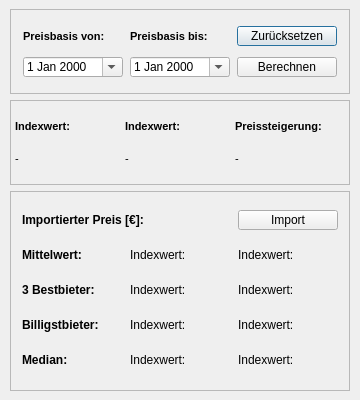
<?xml version="1.0" encoding="UTF-8"?>
<ui version="4.0">
 <class>IndexRechner</class>
 <widget class="QDialog" name="IndexRechner">
  <property name="geometry">
   <rect>
    <x>0</x>
    <y>0</y>
    <width>360</width>
    <height>400</height>
   </rect>
  </property>
  <property name="minimumSize">
   <size>
    <width>360</width>
    <height>400</height>
   </size>
  </property>
  <property name="maximumSize">
   <size>
    <width>360</width>
    <height>400</height>
   </size>
  </property>
  <property name="windowTitle">
   <string>Dialog</string>
  </property>
  <property name="styleSheet">
   <string notr="true">/*
*{
	font-family:segoe ui;
	font-size:12px;
}
QWidget#widget{
	background: #d0d6da;
}

QMenuBar{
	font-size:12px;
	background: #e7eaec;
}

QMenu{
	font-size:12px;
}

QPushButton{
	font-size:12px;
	background:#b8c0c6;
	border-style: solid;
	border-radius: 5px;
}

QPushButton:hover{
	font-size:12px;
	background:#d0d6da;
	border-style: solid;
	border-radius: 5px;
}

QPushButton:pressed{
	font-size:12px;
	background:#a1abb1;
	border-style: solid;
	border-radius: 5px;
    padding-top: 1px;
    padding-left: 2px;
}

QLabel{
	font-size:12px;
}

QDateEdit{
	font-size:12px;
	border-style: solid;
	border-radius: 5px;
}

QDateEdit::drop-down {
    subcontrol-origin: padding;
    subcontrol-position: top right;
    width: 20px;
	background: #d0d6da;

    border-left-width: 1px;
    border-left-color: #e7eaec;
    border-left-style: solid;
    border-top-right-radius: 3px; 
    border-bottom-right-radius: 3px;
}

QDateEdit::down-arrow {
    image: url('//firma.local/dfs/Laufwerk-Z/Daten - Intern/Kosten/09 SQL Preisdatenbank/07_Python Oberfläche/qss/down-arrow.png');
    width: 10px;
    height: 10px;
}

QDateEdit::down-arrow:on {
    top: 1px;
    left: 1px;
}

QDateEdit QAbstractItemView:enabled {
	color: #000000;
	background: #e7eaec;
	selection-color: #000000;
	selection-background-color: #d0d6da;
}

QDateEdit QWidget#qt_calendar_navigationbar {
	color: #000000;
	background-color: #b8c0c6;
}



QFrame#fraPreissteigerung, QFrame#fraBerechnung, QFrame#fraImport {
    border-radius: 20px;
    background: #e7eaec;
}



QLabel {
    border-radius: 0px;
    background: #e7eaec;
}
*/
</string>
  </property>
  <layout class="QGridLayout" name="gridLayout">
   <property name="leftMargin">
    <number>0</number>
   </property>
   <property name="topMargin">
    <number>0</number>
   </property>
   <property name="rightMargin">
    <number>0</number>
   </property>
   <property name="bottomMargin">
    <number>0</number>
   </property>
   <property name="spacing">
    <number>5</number>
   </property>
   <item row="0" column="0">
    <widget class="QFrame" name="frame">
     <layout class="QGridLayout" name="gridLayout_5">
      <item row="0" column="0">
       <widget class="QFrame" name="fraPreissteigerung">
        <property name="minimumSize">
         <size>
          <width>340</width>
          <height>85</height>
         </size>
        </property>
        <property name="maximumSize">
         <size>
          <width>500</width>
          <height>85</height>
         </size>
        </property>
        <property name="frameShape">
         <enum>QFrame::StyledPanel</enum>
        </property>
        <property name="frameShadow">
         <enum>QFrame::Raised</enum>
        </property>
        <layout class="QGridLayout" name="gridLayout_2">
         <property name="leftMargin">
          <number>10</number>
         </property>
         <property name="topMargin">
          <number>10</number>
         </property>
         <property name="rightMargin">
          <number>10</number>
         </property>
         <property name="bottomMargin">
          <number>10</number>
         </property>
         <property name="spacing">
          <number>5</number>
         </property>
         <item row="1" column="1">
          <widget class="QDateEdit" name="datIndexBis">
           <property name="minimumSize">
            <size>
             <width>100</width>
             <height>20</height>
            </size>
           </property>
           <property name="maximumSize">
            <size>
             <width>100</width>
             <height>20</height>
            </size>
           </property>
           <property name="font">
            <font>
             <family>Segoe UI</family>
            </font>
           </property>
           <property name="calendarPopup">
            <bool>true</bool>
           </property>
          </widget>
         </item>
         <item row="0" column="1">
          <widget class="QLabel" name="lblLabel6">
           <property name="minimumSize">
            <size>
             <width>100</width>
             <height>20</height>
            </size>
           </property>
           <property name="maximumSize">
            <size>
             <width>100</width>
             <height>20</height>
            </size>
           </property>
           <property name="font">
            <font>
             <family>Segoe UI</family>
             <pointsize>8</pointsize>
             <weight>75</weight>
             <bold>true</bold>
            </font>
           </property>
           <property name="text">
            <string>Preisbasis bis:</string>
           </property>
          </widget>
         </item>
         <item row="0" column="2">
          <widget class="QPushButton" name="cmdRefresh">
           <property name="minimumSize">
            <size>
             <width>100</width>
             <height>20</height>
            </size>
           </property>
           <property name="maximumSize">
            <size>
             <width>100</width>
             <height>20</height>
            </size>
           </property>
           <property name="font">
            <font>
             <family>Segoe UI</family>
            </font>
           </property>
           <property name="text">
            <string>Zurücksetzen</string>
           </property>
           <property name="iconSize">
            <size>
             <width>16</width>
             <height>16</height>
            </size>
           </property>
          </widget>
         </item>
         <item row="0" column="0">
          <widget class="QLabel" name="lblLabel5">
           <property name="minimumSize">
            <size>
             <width>100</width>
             <height>20</height>
            </size>
           </property>
           <property name="maximumSize">
            <size>
             <width>100</width>
             <height>20</height>
            </size>
           </property>
           <property name="font">
            <font>
             <family>Segoe UI</family>
             <pointsize>8</pointsize>
             <weight>75</weight>
             <bold>true</bold>
            </font>
           </property>
           <property name="text">
            <string>Preisbasis von:</string>
           </property>
          </widget>
         </item>
         <item row="1" column="0">
          <widget class="QDateEdit" name="datIndexVon">
           <property name="minimumSize">
            <size>
             <width>100</width>
             <height>20</height>
            </size>
           </property>
           <property name="maximumSize">
            <size>
             <width>100</width>
             <height>20</height>
            </size>
           </property>
           <property name="font">
            <font>
             <family>Segoe UI</family>
            </font>
           </property>
           <property name="currentSection">
            <enum>QDateTimeEdit::DaySection</enum>
           </property>
           <property name="calendarPopup">
            <bool>true</bool>
           </property>
          </widget>
         </item>
         <item row="1" column="2">
          <widget class="QPushButton" name="cmdCalc">
           <property name="minimumSize">
            <size>
             <width>100</width>
             <height>20</height>
            </size>
           </property>
           <property name="maximumSize">
            <size>
             <width>100</width>
             <height>20</height>
            </size>
           </property>
           <property name="font">
            <font>
             <family>Segoe UI</family>
            </font>
           </property>
           <property name="text">
            <string>Berechnen</string>
           </property>
           <property name="iconSize">
            <size>
             <width>16</width>
             <height>16</height>
            </size>
           </property>
          </widget>
         </item>
        </layout>
       </widget>
      </item>
      <item row="1" column="0">
       <widget class="QFrame" name="fraBerechnung">
        <property name="minimumSize">
         <size>
          <width>340</width>
          <height>85</height>
         </size>
        </property>
        <property name="maximumSize">
         <size>
          <width>500</width>
          <height>85</height>
         </size>
        </property>
        <property name="frameShape">
         <enum>QFrame::StyledPanel</enum>
        </property>
        <property name="frameShadow">
         <enum>QFrame::Raised</enum>
        </property>
        <layout class="QGridLayout" name="gridLayout_3">
         <property name="leftMargin">
          <number>0</number>
         </property>
         <item row="0" column="0">
          <widget class="QLabel" name="lblLabel5_2">
           <property name="minimumSize">
            <size>
             <width>100</width>
             <height>20</height>
            </size>
           </property>
           <property name="maximumSize">
            <size>
             <width>100</width>
             <height>20</height>
            </size>
           </property>
           <property name="font">
            <font>
             <family>Segoe UI</family>
             <pointsize>8</pointsize>
             <weight>75</weight>
             <bold>true</bold>
            </font>
           </property>
           <property name="text">
            <string>Indexwert:</string>
           </property>
          </widget>
         </item>
         <item row="0" column="1">
          <widget class="QLabel" name="lblLabel6_2">
           <property name="minimumSize">
            <size>
             <width>100</width>
             <height>20</height>
            </size>
           </property>
           <property name="maximumSize">
            <size>
             <width>100</width>
             <height>20</height>
            </size>
           </property>
           <property name="font">
            <font>
             <family>Segoe UI</family>
             <pointsize>8</pointsize>
             <weight>75</weight>
             <bold>true</bold>
            </font>
           </property>
           <property name="text">
            <string>Indexwert:</string>
           </property>
          </widget>
         </item>
         <item row="0" column="2">
          <widget class="QLabel" name="lblLabel6_4">
           <property name="minimumSize">
            <size>
             <width>100</width>
             <height>20</height>
            </size>
           </property>
           <property name="maximumSize">
            <size>
             <width>100</width>
             <height>20</height>
            </size>
           </property>
           <property name="font">
            <font>
             <family>Segoe UI</family>
             <pointsize>8</pointsize>
             <weight>75</weight>
             <bold>true</bold>
            </font>
           </property>
           <property name="text">
            <string>Preissteigerung:</string>
           </property>
          </widget>
         </item>
         <item row="1" column="0">
          <widget class="QLabel" name="lblIndexVon">
           <property name="minimumSize">
            <size>
             <width>100</width>
             <height>20</height>
            </size>
           </property>
           <property name="maximumSize">
            <size>
             <width>100</width>
             <height>20</height>
            </size>
           </property>
           <property name="font">
            <font>
             <family>Segoe UI</family>
             <pointsize>8</pointsize>
             <weight>50</weight>
             <bold>false</bold>
            </font>
           </property>
           <property name="text">
            <string>-</string>
           </property>
          </widget>
         </item>
         <item row="1" column="1">
          <widget class="QLabel" name="lblIndexBis">
           <property name="minimumSize">
            <size>
             <width>100</width>
             <height>20</height>
            </size>
           </property>
           <property name="maximumSize">
            <size>
             <width>100</width>
             <height>20</height>
            </size>
           </property>
           <property name="font">
            <font>
             <family>Segoe UI</family>
             <pointsize>8</pointsize>
             <weight>50</weight>
             <bold>false</bold>
            </font>
           </property>
           <property name="text">
            <string>-</string>
           </property>
          </widget>
         </item>
         <item row="1" column="2">
          <widget class="QLabel" name="lblPreissteigerung">
           <property name="minimumSize">
            <size>
             <width>100</width>
             <height>20</height>
            </size>
           </property>
           <property name="maximumSize">
            <size>
             <width>100</width>
             <height>20</height>
            </size>
           </property>
           <property name="font">
            <font>
             <family>Segoe UI</family>
             <pointsize>8</pointsize>
             <weight>50</weight>
             <bold>false</bold>
            </font>
           </property>
           <property name="text">
            <string>-</string>
           </property>
          </widget>
         </item>
        </layout>
       </widget>
      </item>
      <item row="2" column="0">
       <widget class="QFrame" name="fraImport">
        <property name="minimumSize">
         <size>
          <width>340</width>
          <height>200</height>
         </size>
        </property>
        <property name="maximumSize">
         <size>
          <width>340</width>
          <height>200</height>
         </size>
        </property>
        <property name="frameShape">
         <enum>QFrame::StyledPanel</enum>
        </property>
        <property name="frameShadow">
         <enum>QFrame::Raised</enum>
        </property>
        <layout class="QGridLayout" name="gridLayout_4">
         <item row="3" column="2">
          <widget class="QLabel" name="lblBilligstVAL">
           <property name="minimumSize">
            <size>
             <width>100</width>
             <height>20</height>
            </size>
           </property>
           <property name="maximumSize">
            <size>
             <width>100</width>
             <height>20</height>
            </size>
           </property>
           <property name="font">
            <font>
             <family>Segoe UI</family>
             <pointsize>9</pointsize>
             <weight>50</weight>
             <bold>false</bold>
            </font>
           </property>
           <property name="text">
            <string>Indexwert:</string>
           </property>
          </widget>
         </item>
         <item row="3" column="1">
          <widget class="QLabel" name="lblBilligst">
           <property name="minimumSize">
            <size>
             <width>100</width>
             <height>20</height>
            </size>
           </property>
           <property name="maximumSize">
            <size>
             <width>100</width>
             <height>20</height>
            </size>
           </property>
           <property name="font">
            <font>
             <family>Segoe UI</family>
             <pointsize>9</pointsize>
             <weight>50</weight>
             <bold>false</bold>
            </font>
           </property>
           <property name="text">
            <string>Indexwert:</string>
           </property>
          </widget>
         </item>
         <item row="1" column="1">
          <widget class="QLabel" name="lblMittelwert">
           <property name="minimumSize">
            <size>
             <width>100</width>
             <height>20</height>
            </size>
           </property>
           <property name="maximumSize">
            <size>
             <width>100</width>
             <height>20</height>
            </size>
           </property>
           <property name="font">
            <font>
             <family>Segoe UI</family>
             <pointsize>9</pointsize>
             <weight>50</weight>
             <bold>false</bold>
            </font>
           </property>
           <property name="text">
            <string>Indexwert:</string>
           </property>
          </widget>
         </item>
         <item row="4" column="1">
          <widget class="QLabel" name="lblMedian">
           <property name="minimumSize">
            <size>
             <width>100</width>
             <height>20</height>
            </size>
           </property>
           <property name="maximumSize">
            <size>
             <width>100</width>
             <height>20</height>
            </size>
           </property>
           <property name="font">
            <font>
             <family>Segoe UI</family>
             <pointsize>9</pointsize>
             <weight>50</weight>
             <bold>false</bold>
            </font>
           </property>
           <property name="text">
            <string>Indexwert:</string>
           </property>
          </widget>
         </item>
         <item row="0" column="2">
          <widget class="QPushButton" name="cmdImport">
           <property name="minimumSize">
            <size>
             <width>100</width>
             <height>20</height>
            </size>
           </property>
           <property name="maximumSize">
            <size>
             <width>100</width>
             <height>20</height>
            </size>
           </property>
           <property name="font">
            <font>
             <family>segoe ui</family>
            </font>
           </property>
           <property name="text">
            <string>Import</string>
           </property>
           <property name="iconSize">
            <size>
             <width>16</width>
             <height>16</height>
            </size>
           </property>
          </widget>
         </item>
         <item row="4" column="0">
          <widget class="QLabel" name="lblLabel5_7">
           <property name="minimumSize">
            <size>
             <width>100</width>
             <height>20</height>
            </size>
           </property>
           <property name="maximumSize">
            <size>
             <width>100</width>
             <height>20</height>
            </size>
           </property>
           <property name="font">
            <font>
             <family>segoe ui</family>
             <weight>75</weight>
             <bold>true</bold>
            </font>
           </property>
           <property name="text">
            <string>Median:</string>
           </property>
          </widget>
         </item>
         <item row="2" column="2">
          <widget class="QLabel" name="lbl3BestVAL">
           <property name="minimumSize">
            <size>
             <width>100</width>
             <height>20</height>
            </size>
           </property>
           <property name="maximumSize">
            <size>
             <width>100</width>
             <height>20</height>
            </size>
           </property>
           <property name="font">
            <font>
             <family>Segoe UI</family>
             <pointsize>9</pointsize>
             <weight>50</weight>
             <bold>false</bold>
            </font>
           </property>
           <property name="text">
            <string>Indexwert:</string>
           </property>
          </widget>
         </item>
         <item row="3" column="0">
          <widget class="QLabel" name="lblLabel5_6">
           <property name="minimumSize">
            <size>
             <width>100</width>
             <height>20</height>
            </size>
           </property>
           <property name="maximumSize">
            <size>
             <width>100</width>
             <height>20</height>
            </size>
           </property>
           <property name="font">
            <font>
             <family>segoe ui</family>
             <weight>75</weight>
             <bold>true</bold>
            </font>
           </property>
           <property name="text">
            <string>Billigstbieter:</string>
           </property>
          </widget>
         </item>
         <item row="0" column="0" colspan="2">
          <widget class="QLabel" name="lblLabel5_3">
           <property name="minimumSize">
            <size>
             <width>200</width>
             <height>20</height>
            </size>
           </property>
           <property name="maximumSize">
            <size>
             <width>200</width>
             <height>20</height>
            </size>
           </property>
           <property name="font">
            <font>
             <family>segoe ui</family>
             <weight>75</weight>
             <bold>true</bold>
            </font>
           </property>
           <property name="text">
            <string>Importierter Preis [€]:</string>
           </property>
          </widget>
         </item>
         <item row="2" column="1">
          <widget class="QLabel" name="lbl3Best">
           <property name="minimumSize">
            <size>
             <width>100</width>
             <height>20</height>
            </size>
           </property>
           <property name="maximumSize">
            <size>
             <width>100</width>
             <height>20</height>
            </size>
           </property>
           <property name="font">
            <font>
             <family>Segoe UI</family>
             <pointsize>9</pointsize>
             <weight>50</weight>
             <bold>false</bold>
            </font>
           </property>
           <property name="text">
            <string>Indexwert:</string>
           </property>
          </widget>
         </item>
         <item row="1" column="0">
          <widget class="QLabel" name="lblLabel5_4">
           <property name="minimumSize">
            <size>
             <width>100</width>
             <height>20</height>
            </size>
           </property>
           <property name="maximumSize">
            <size>
             <width>100</width>
             <height>20</height>
            </size>
           </property>
           <property name="font">
            <font>
             <family>segoe ui</family>
             <weight>75</weight>
             <bold>true</bold>
            </font>
           </property>
           <property name="text">
            <string>Mittelwert:</string>
           </property>
          </widget>
         </item>
         <item row="1" column="2">
          <widget class="QLabel" name="lblMittelwertVAL">
           <property name="minimumSize">
            <size>
             <width>100</width>
             <height>20</height>
            </size>
           </property>
           <property name="maximumSize">
            <size>
             <width>100</width>
             <height>20</height>
            </size>
           </property>
           <property name="font">
            <font>
             <family>Segoe UI</family>
             <pointsize>9</pointsize>
             <weight>50</weight>
             <bold>false</bold>
            </font>
           </property>
           <property name="text">
            <string>Indexwert:</string>
           </property>
          </widget>
         </item>
         <item row="2" column="0">
          <widget class="QLabel" name="lblLabel5_5">
           <property name="minimumSize">
            <size>
             <width>100</width>
             <height>20</height>
            </size>
           </property>
           <property name="maximumSize">
            <size>
             <width>100</width>
             <height>20</height>
            </size>
           </property>
           <property name="font">
            <font>
             <family>segoe ui</family>
             <weight>75</weight>
             <bold>true</bold>
            </font>
           </property>
           <property name="text">
            <string>3 Bestbieter:</string>
           </property>
          </widget>
         </item>
         <item row="4" column="2">
          <widget class="QLabel" name="lblMedianVAL">
           <property name="minimumSize">
            <size>
             <width>100</width>
             <height>20</height>
            </size>
           </property>
           <property name="maximumSize">
            <size>
             <width>100</width>
             <height>20</height>
            </size>
           </property>
           <property name="font">
            <font>
             <family>Segoe UI</family>
             <pointsize>9</pointsize>
             <weight>50</weight>
             <bold>false</bold>
            </font>
           </property>
           <property name="text">
            <string>Indexwert:</string>
           </property>
          </widget>
         </item>
        </layout>
       </widget>
      </item>
     </layout>
    </widget>
   </item>
  </layout>
 </widget>
 <resources/>
 <connections/>
</ui>
